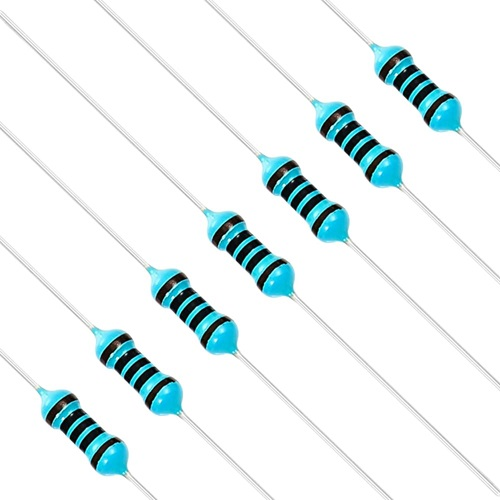
#> input picture Haar_cascade_classifier_github/Resistor11.jpg, 500 x 500 px
$ python cascade_github.py
#> lines starting #> are read from the running program, lines starting #| are printed output that depends on the picture
import os
import cv2 as cv
import matplotlib.pyplot as plt


def main():
    root = os.getcwd()
    imgPath = os.path.join(root,'Resistor11.jpg')
    img = cv.imread(imgPath)
#> img is the input picture: shape (500, 500, 3); mean B, G, R 242.9, 241.8, 232.6
    Grayimg = cv.cvtColor(img,cv.COLOR_BGR2GRAY)
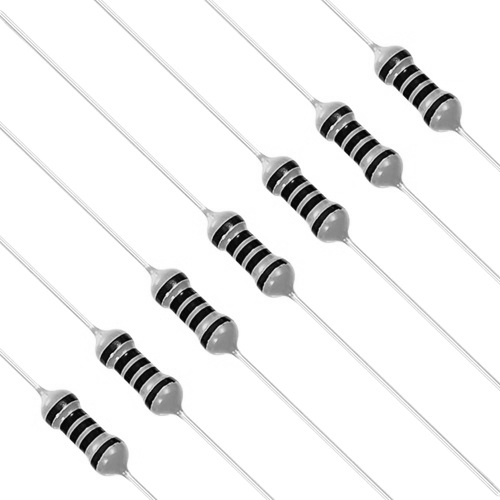
#> Grayimg: shape (500, 500); min 0, max 255, mean 239.2
    cap = cv.VideoCapture('PosRes.mp4') # video address or 0 for webcam
    resistorCompoent_cascade = cv.CascadeClassifier("cascade15.xml") #haarcascade_frontalface_default.xml/cascadeX.xml
    # Define the codec and create a VideoWriter object
    #fourcc = cv.VideoWriter_fourcc(*'XVID')  # Codec for video output (XVID is a common choice)
    #out = cv.VideoWriter('cascadeCamRecord.avi', fourcc, 20.0, (640, 480))  # Output file name and settings
    #print("Haar cascade XML file path:", os.path.abspath("cascade15.xml"))

    while True:

        ret, cam = cap.read()
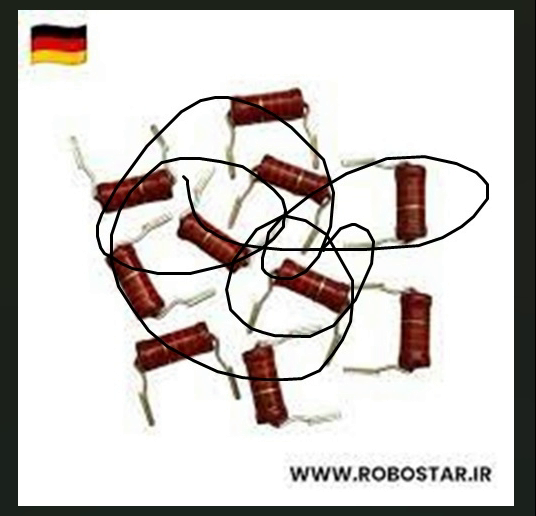
#> input picture frame 43 of Haar_cascade_classifier_github/PosRes.mp4, 536 x 516 px
#> cam is the input picture: shape (516, 536, 3); mean B, G, R 197.6, 200.5, 205
        GrayCam = cv.cvtColor(cam, cv.COLOR_BGR2GRAY)
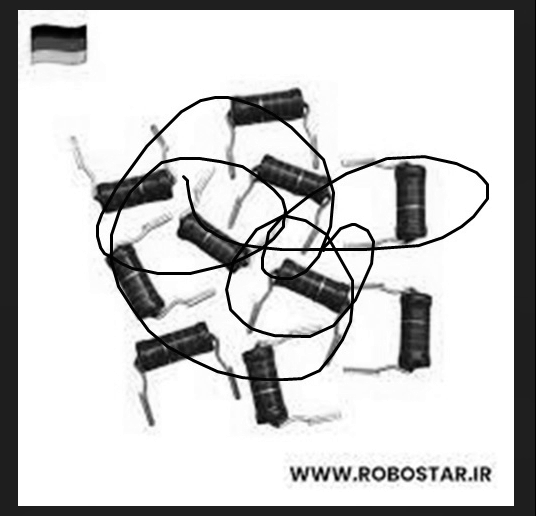
#> GrayCam: shape (516, 536); min 0, max 255, mean 201.5
        Resistor = resistorCompoent_cascade.detectMultiScale(Grayimg, 1.1,5)
#> Resistor = 18 rows, first 6: [29, 40, 28, 28], [451, 228, 32, 32], [367, 255, 34, 34], [306, 303, 33, 33], [413, 299, 31, 31], [370, 364, 31, 31]
        camRecognize = resistorCompoent_cascade.detectMultiScale(GrayCam, 1.1,5)
#> camRecognize = [[76, 158, 67, 67]]


        if ret:
            # Display the cam
            cv.imshow('Webcam', cam)

            # Write the frame to the output file
            #out.write(cam)

            # Press 'q' to exit the loop
            if cv.waitKey(1) & 0xFF == ord('q'):
#> (key q is pressed here)
                break
        else:
            break

        for x,y,w,h in camRecognize:
            cv.rectangle(cam,(x,y),((x+w),(y+h)),(100,255,100),2)

        for x,y,w,h in Resistor:
            cv.rectangle(img,(x,y),((x+w),(y+h)),(100,255,100),2)


        cv.imshow("img",img)
        cv.imshow("cam",cam)

        if cv.waitKey(1) == ord('q'):
            break

    cap.release()
    #out.release()
    cv.destroyAllWindows()


#start = input('press S to start ')
#start = start.lower()
if __name__ == '__main__':
    main()
